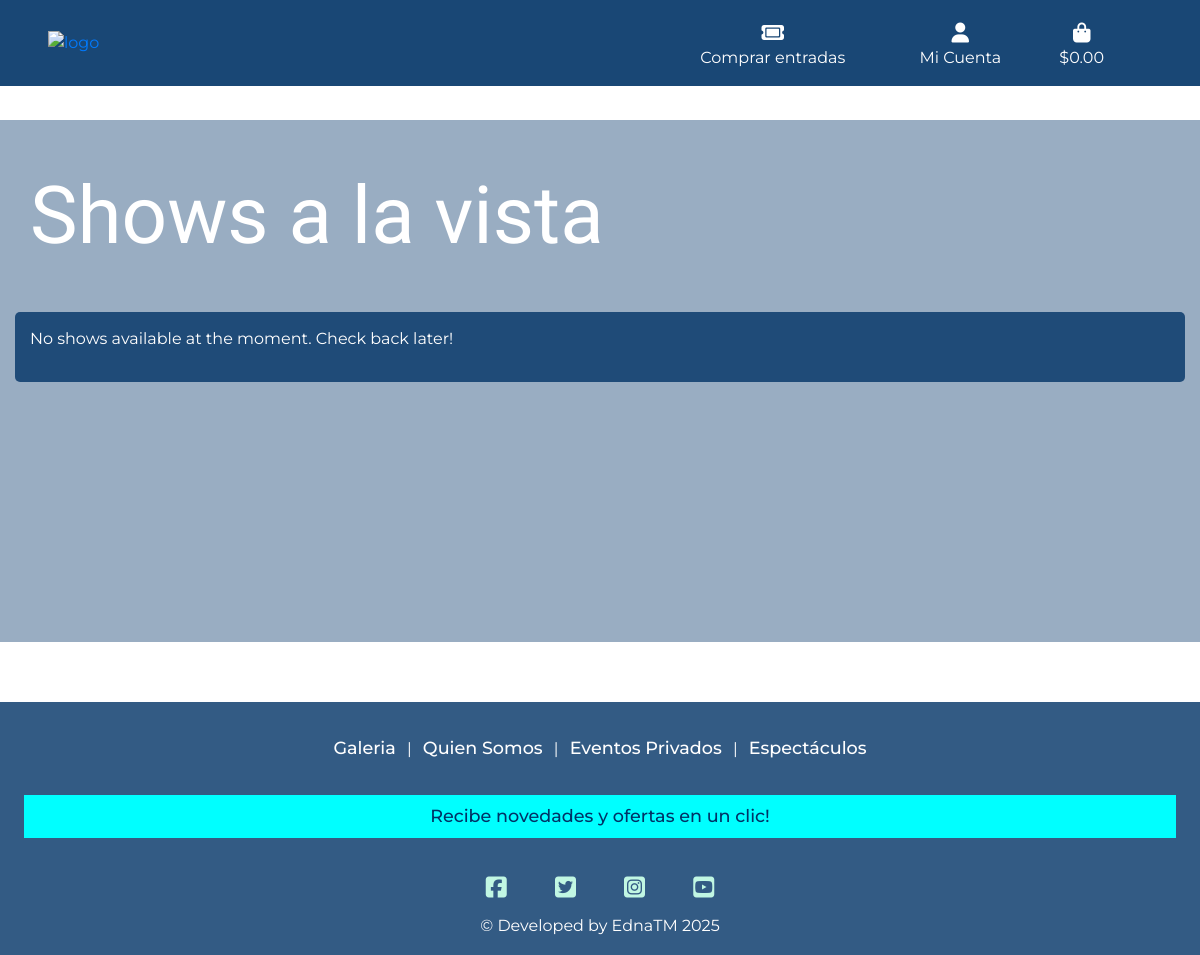
The app's page /shows/, older data.
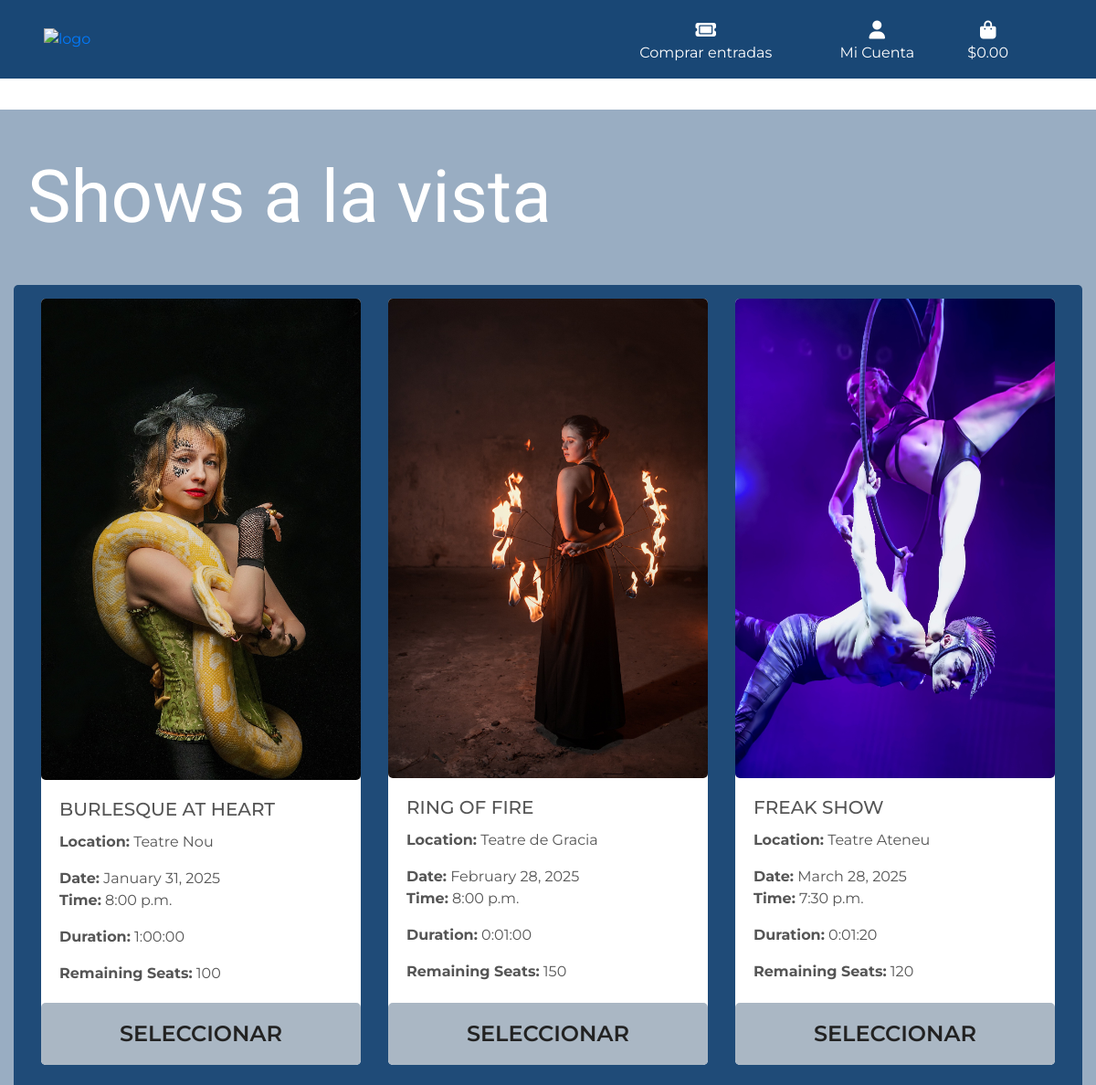
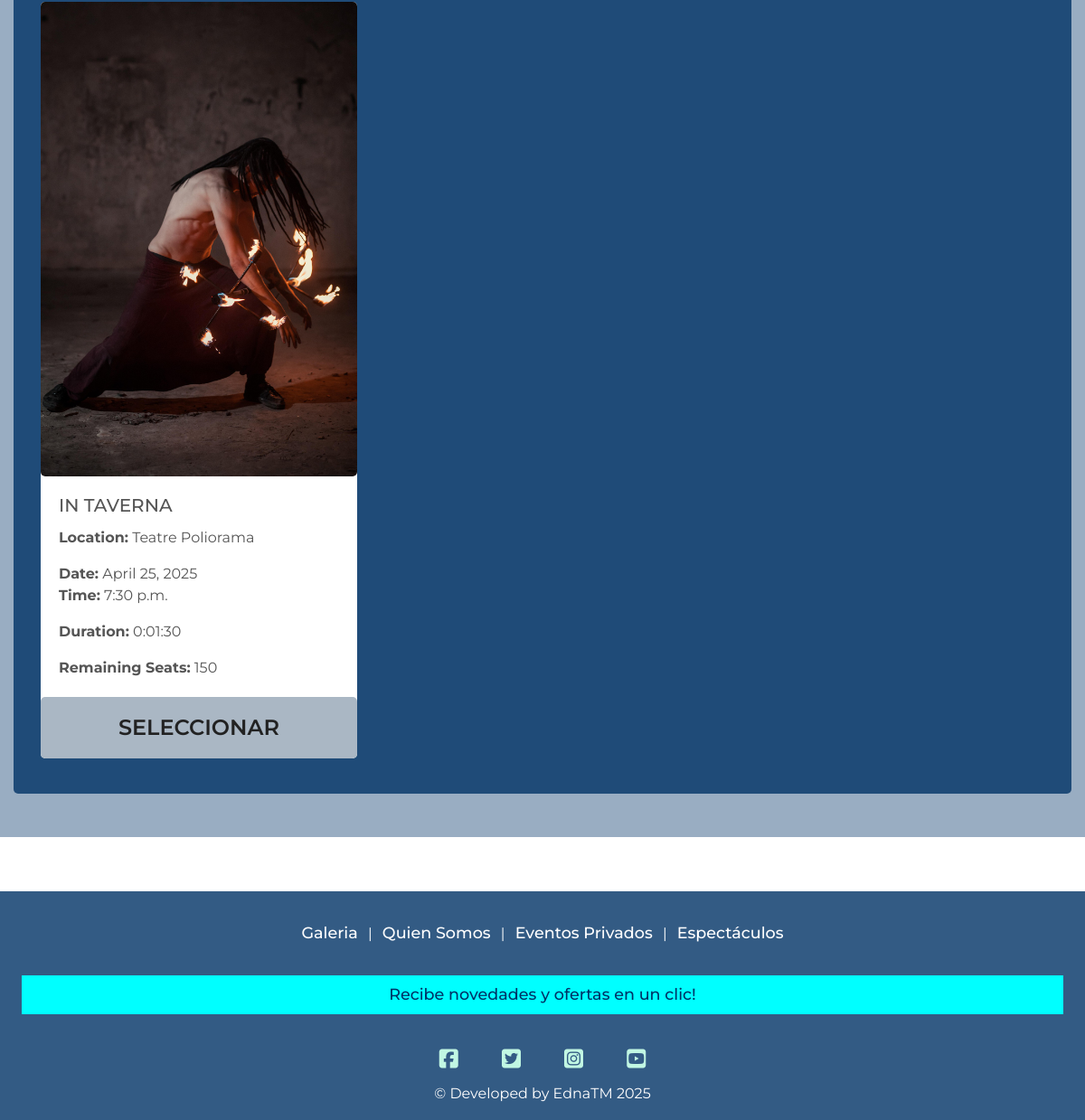
The same page, newer data (2 pictures, top to bottom).
### shows/models.py (models this page shows, shortened)
class Show(models.Model):
    name = models.CharField(max_length=200, help_text="Name of the show")
    location = models.CharField(max_length=200, help_text="Location of the show")
    time = models.DateTimeField(help_text="Date and time of the show")
    duration = models.DurationField(help_text="Duration of the show (HH:MM:SS)")
    image = models.ImageField(upload_to='shows/images/', help_text="Image representing the show", blank=True, null=True)
    total_seats = models.PositiveIntegerField(help_text="Total number of seats available")
    remaining_seats = models.PositiveIntegerField(help_text="Number of seats still available")

### shows/views.py (the view)
# urls.py: path('', views.show_list, name='show_list'),  # This URL is mapped to the `show_list` view
def show_list(request):
    shows = Show.objects.all().order_by('time')  # Order by time (upcoming first)
    return render(request, 'shows/show_list.html', {'shows': shows})

### shows/templates/shows/show_list.html (shortened to what this page needs)
{% extends "base.html" %}
{% load static %}
{% block content %}
<div id="index" class="container h-100 w-100">
    <div class="row h-100">
        <div class="col-12 my-auto ml-md-0 mr-md-0 px-0">
            <div class="my-auto">
                <h1 class="display-4 text-white charmonman-title">
                    Shows a la vista
                </h1>
            </div>
            <div class="my-5">
                <div class="row show">
                    {% for show in shows %}
                        <div class="col-12 col-md-6 col-lg-4 mb-4">
                            <div class="card h-100">
                                {% if show.image %}
                                    <a href="{{ show.image.url }}" target="_blank">
                                        <img src="{{ show.image.url }}" class="card-img-top" alt="{{ show.name }}">
                                    </a>
                                {% endif %}
                                <div class="card-body">
                                    <h5 class="card-title text-uppercase">{{ show.name }}</h5>
                                    <p class="card-text"><strong>Location:</strong> {{ show.location }}</p>
                                    <p class="card-text">
                                        <strong>Date:</strong> {{ show.time|date:"F j, Y" }}<br>
                                        <strong>Time:</strong> {{ show.time|date:"g:i a" }}
                                    </p>
                                    <p class="card-text"><strong>Duration:</strong> {{ show.duration }}</p>
                                    <p class="card-text"><strong>Remaining Seats:</strong> {{ show.remaining_seats }}</p>
                                </div>
                                <a href="{}" class="btn-show-card text-uppercase text-center">seleccionar</a>
                            </div>
                        </div>
                    {% empty %}
                        <p class="text-white">No shows available at the moment. Check back later!</p>
                    {% endfor %}
                </div>
            </div>
        </div>
    </div>
</div>
{% endblock %}

### templates/base.html (shortened to what this page needs)
{% load static %}
<!-- {% url 'profiles:profile' as profile %}
{% url 'home:subscribe_form' as subscribe_form %} -->
<!doctype html>
<html lang="en">
  <head>
    {% block corecss %}
    <link rel="stylesheet" href="https://cdn.jsdelivr.net/npm/bootstrap@4.6.2/dist/css/bootstrap.min.css"
>
    <link rel="stylesheet" href="{% static 'css/base.css' %}">
    {% endblock %}
  </head>
  <body>
    <header class="container-fluid fixed-top w-100 p-0">
        <div id="topnav" class="row d-none d-lg-flex m-0">
          <div class="col-12 col-sm-3 my-auto py-1 py-lg-0 text-center text-lg-left">
            <a href="{% url 'home' %}" class="nav-link" aria-label="go to the home page">
              <img src="" alt="logo" class="logo">
            </a>
          </div>
          <div class="col-12 col-md-9 my-auto py-1 py-lg-0">
            <ul class="list-inline list-unstyled text-right my-0">
              <li class="list-inline-item">
                <a href="{% url 'show_list' %}" class="mt-0 pt-0">
                  <div class="nav-link text-center">
                    <div><i class="fas fa-ticket fa-lg icon-nav mb-0"></i></div>
                    {% if user.is_authenticated %}
                      <p class="my-0 text-white">Comprar entradas</p>
                    </a>
                    {% else %}
                      <a href="{% url 'account_login' %}?next={% url 'show_list' %}"
                        class="nav-link text-white mt-0 pt-0"
                        onclick="alert('Debes iniciar sesión para comprar entradas.');">
                        <p class="mb-0 mt-0 pt-0 text-white">Comprar entradas</p>
                      </a>
                    {% endif %}
                  </div>
              </li>
              <li class="list-inline-item dropdown">
                <a class="nav-link pt-0 pb-0" href="#" id="user-options" data-toggle="dropdown"
                  aria-haspopup="true" aria-expanded="false">
                  <div class="text-center">
                    <div><i class="fas fa-user fa-lg icon-nav"></i></div>
                    {% if request.user.is_authenticated %}
                    <p class="my-0 text-white">{{ user.username }}</p>
                    {% else %}
                    <p class="my-0 text-white">Mi Cuenta</p>
                    {% endif %}
                  </div>
                </a>
              </li>
              <li class="list-inline-item pr-5">
                <a class="{% if grand_total %}text-info font-weight-bold{% else %}text-black{% endif %} nav-link"
                  href="{}" aria-label="go to your bag page to update quantity, and see subtotals">
                  <div class="text-center">
                    <div><i class="fas fa-shopping-bag fa-lg icon-nav"></i></div>
                    <p class="my-0 text-white turquoise-hover">
                      {% if grand_total %}
                      ${{ grand_total|floatformat:2 }}
                      {% else %}
                      $0.00
                      {% endif %}
                    </p>
                  </div>
                </a>
              </li>
            </ul>
          </div>
        </div>
    </header>
    <div class="main-bg">
      <main class="d-flex flex-grow-1 mt-5">
      {% block content %}
      {% endblock %}
      </main>
    </div>
    <footer class="footer d-flex flex-column justify-content-center h-25">
      <p class="mt-3 mb-1 text-center text-white">
        <a href="{% url 'gallery' %}" aria-label="go to the gallery page">Galeria</a> |
        <a href="{}" aria-label="go to the about page">Quien Somos</a> |
        <a href="{}" aria-label="go to service page for individuals">Eventos Privados</a> |
        <a href="{}" aria-label="go to the about page">Espectáculos</a>
      </p>
      <a href="{}" aria-label="go to the newsletter subscription form"><p id="subscribe-link" class="mt-3 mb-1 text-center text-white">Recibe novedades y ofertas en un clic!</p></a>
      <p class="m-0 mt-1 text-center">
          <a href="https://www.facebook.com" target= "_blank" aria-label="go to facebook our facebook profile page"><i class="fab fa-facebook-square icons-social"></i></a>
          <a href="https://www.twitter.com" target= "_blank" aria-label="go to twitter site"><i class="fab fa-twitter-square ms-3 icons-social"></i></a>
          <a href="https://www.instagram.com" target= "_blank" aria-label="go to instagram site"><i class="fab fa-instagram-square ms-3 icons-social"></i></a>
          <a href="https://www.youtube.com" target= "_blank" aria-label="go to youtube site"><i class="fab fa-youtube-square ms-3 icons-social"></i></a>
      </p>
      <p class="m-0 text-center text-white">
        {% block copyright %}© Developed by EdnaTM 2025 {% endblock copyright %}
      </p>
    </footer>
  </body>
</html>

### static/css/base.css (style rules this page uses)
*, *::before, *::after { box-sizing: border-box; }
body { background: url('/media/chica_telas_circo.jpg') no-repeat center center fixed; background-size: cover; color: #555; font-family: "Montserrat", sans-serif; padding: 0 !important; display: flex; flex-direction: column; }
a { text-decoration: none !important; }
.main-bg { margin: 120px 0 auto; flex-grow: 1 !important; min-height: calc(100vh - 278px) !important; background-color: rgba(0, 51, 102,0.4); }
#topnav, .mobile-nav { background-color: rgba(0, 51, 102,0.9); max-height: 126px; width: 100%; max-width: 100%; padding: 0 17px; }
.nav-link { cursor: pointer; }
.icon-nav { color: #fff; margin-top: 1.5rem; }
.list-inline-item { padding-right: 14px; }
.charmonman-title { font-family: "Charmonman", cursive; font-weight: 400; font-style: normal; font-size: 5rem; }
.show { padding: 15px; margin-bottom: 10px; border-radius: 5px; background-color: rgba(0, 51, 102,0.8); }
.show .card { max-width: 100%; border: none; border-radius: 5px; }
.show img { max-width: 100%; height: fit-content; min-height: 525px; border-radius: 5px; }
.btn-show-card { width: 100%; background-color: #aab7c4; color: #222; padding: 1rem; font-weight: 600; font-size: 1.5rem; border-radius: 5px; transition: color .15s ease-in-out,background-color .15s ease-in-out,border-color .15s ease-in-out,box-shadow .15s ease-in-out; }
.footer { bottom: 0; background-color: rgba(0, 51, 102,0.8); width: 100%; padding: 17px; position: relative; left: 0; right: 0; margin-top: 60px; }
footer a { color: #fff !important; text-decoration: none; font-size: 1.1rem; font-weight: 450; margin: 14px 7px; }
#subscribe-link { background-color: aqua; color: #003366 !important; padding: 0.5rem; display: block; width: 100%; font-weight: 500; transition: color .15s ease-in-out,background-color .15s ease-in-out,border-color .15s ease-in-out,box-shadow .15s ease-in-out; }
.icons-social { color: #c1f7e3; font-size: 1.5rem; padding: 15px; transition: all 0.15s linear; }

Row changes from the older to the newer data that the page shows:
added Show: image (picture), name "BURLESQUE AT HEART", location "Teatre Nou", time "January 31, 2025", time "8:00 p.m.", duration "1:00:00", remaining_seats "100"
added Show: image (picture), name "RING OF FIRE", location "Teatre de Gracia", time "February 28, 2025", time "8:00 p.m.", duration "0:01:00", remaining_seats "150"
added Show: image (picture), name "FREAK SHOW", location "Teatre Ateneu", time "March 28, 2025", time "7:30 p.m.", duration "0:01:20", remaining_seats "120"
added Show: image (picture), name "IN TAVERNA", location "Teatre Poliorama", time "April 25, 2025", time "7:30 p.m.", duration "0:01:30", remaining_seats "150"
Text that changed along with them:
text no longer shown: "No shows available at the moment. Check back later!"
